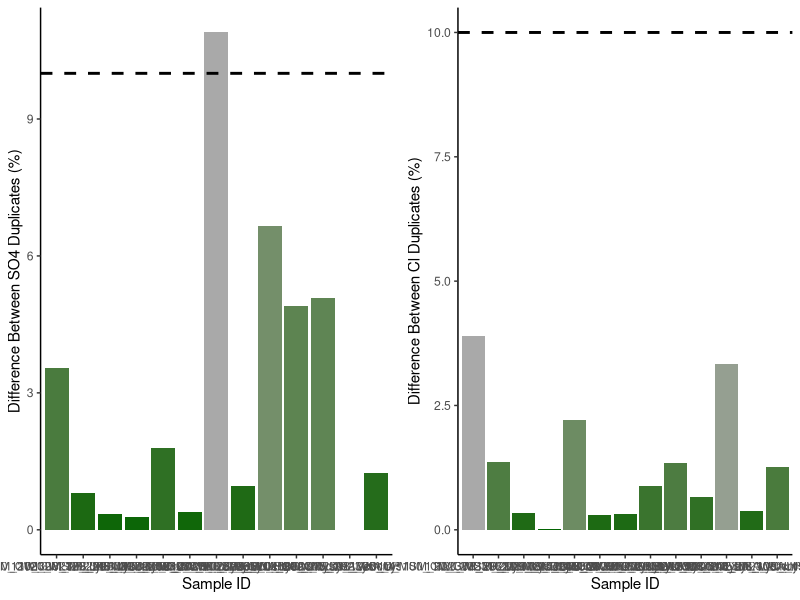
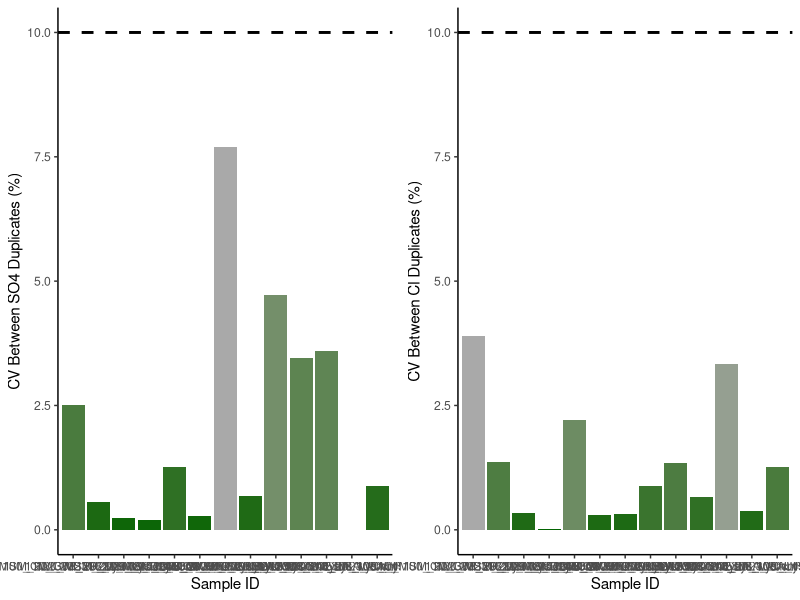
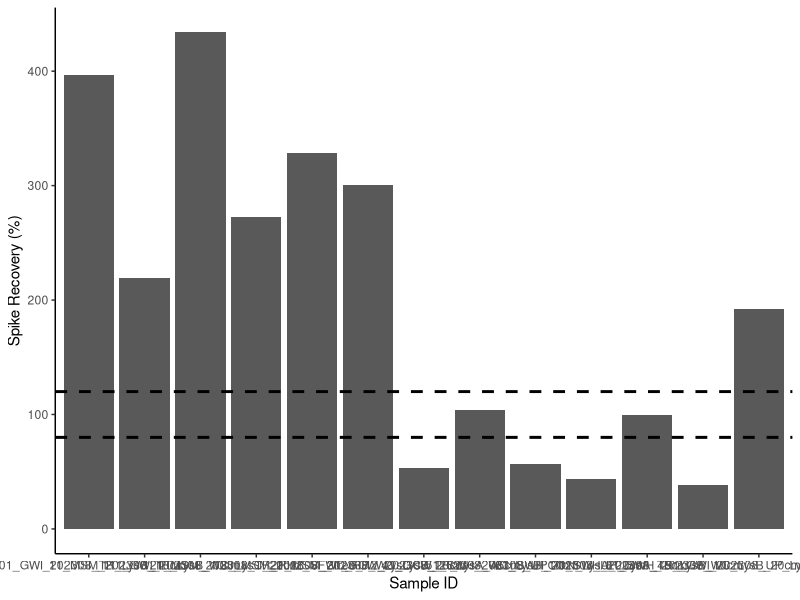

Reproduce these figures in R, in order. (Note: this script raises an error after producing the figures.)
## ---- chunk 1
knitr::opts_chunk$set(echo = TRUE)

## Load data.table package
library(data.table)
library(ggplot2)
library(dplyr)
library(data.table)
library(matrixStats)
library(gridExtra)
library(ggpubr)
library(grid)
library(stringr)
## ---- chunk 2
# SULFATE DATA: 

## Read in raw data file from Dionex - copied and saved as a txt
Sdat <- read.table("Raw Data/COMPASS_Synoptic_CB_MonMon_202308_SO4.txt",sep='\t' , header=T, skip=3)
head(Sdat)

## Only keep the columns that we need 
Sdat <- Sdat[ ,c(2,5)] # dont need this here 
head(Sdat)

## Name the columns correctly 
colnames(Sdat) <- c( "Sample_ID", "SO4_ppm")
Sdat$Sample_ID <- as.factor(Sdat$Sample_ID)
Sdat$SO4_ppm <- as.numeric(Sdat$SO4_ppm)
Sdat <- as.data.frame(Sdat)
head(Sdat)

#Chloride data 
## Read in raw data file from Dionex - copied and saved as a txt
Cldat <- read.table("Raw Data/COMPASS_Synoptic_CB_MonMon_202308_Cl.txt",sep='\t' , header=T, skip=3)
head(Cldat)

## Only keep the columns that we need 
Cldat <- Cldat[ ,c(2,5)]
head(Cldat)

## Name the columns correctly 
colnames(Cldat) <- c( "Sample_ID", "Cl_ppm")
Cldat$Sample_ID <- as.factor(Cldat$Sample_ID)
Cldat$Cl_ppm <- as.numeric(Cldat$Cl_ppm)
Cldat <- as.data.frame(Cldat)
head(Cldat) 


## Bring the data back together: 
all_dat <- merge(Sdat, Cldat, by="Sample_ID")
head(all_dat)

## Remove empty lines 
all_dat <- all_dat[!(is.na(all_dat$Sample_ID) | all_dat$Sample_ID==""), ]
head(all_dat)

all_dat <- droplevels(all_dat[!all_dat$Sample_ID == 'Lab Blank',])

## If there is an n.a. in the dataframe that is because there was no peak, which 
# would mean there was no Cl or SO4 and we want to know that so make all n.a.'s into zeros
all_dat[is.na(all_dat)] <- 0
head(all_dat)

## ---- chunk 3
stds <- all_dat[grepl("Standard", all_dat$Sample_ID),]
#stds <- stds[-c(17),]   #this is if you need to remove one for any reason
head(stds)

stds_chk_S <- stds %>%
	group_by(Sample_ID) %>%
	summarise(mean = mean(SO4_ppm), sd = sd(SO4_ppm))
stds_chk_S$cv <- (stds_chk_S$sd/stds_chk_S$mean)*100
stds_chk_S$flag <-  ifelse(stds_chk_S$cv <5, 'YES', 'NO, rerun')
head(stds_chk_S)

stds_chk_Cl <- stds %>%
	group_by(Sample_ID) %>%
	summarise(mean = mean(Cl_ppm), sd = sd(Cl_ppm))
stds_chk_Cl$cv <- (stds_chk_Cl$sd/stds_chk_Cl$mean)*100
stds_chk_Cl$flag <-  ifelse(stds_chk_Cl$cv <5, 'YES', 'NO, rerun')
head(stds_chk_Cl)

## ---- chunk 4
#remove standards from sample dataframe
sampledat <- all_dat[!grepl("Standard", all_dat$Sample_ID),]
head(sampledat)

# Constants needed for calculations: 
clmw <- 35.45     #molecular weight of Chloride: 35.45 
smw <- 32.06      #molecular weight of sulfur: 32.06


# Convert ppm to mmol/L
sampledat$SO4_mM <- (sampledat$SO4_ppm / smw)
sampledat$Cl_mM <- (sampledat$Cl_ppm / clmw)


# Calculate Salinity 
# calculated using the Knudsen equation 
# Salinity = 0.03 + 1.8050 * Chlorinity
# Ref: A Practical Handbook of Seawater Analysis by Strickland & Parsons (P. 11)
# =((1.807*Cl_ppm)+0.026)/1000
sampledat$salinity <- ((1.8070 * sampledat$Cl_ppm) + 0.026) / 1000


head(sampledat)
## ---- chunk 5
#Show me the data that we have from the calculations 
head(sampledat)

#pull out any rows that have "dup" in the SampleID column
dups <- sampledat %>%  
  filter(str_detect(Sample_ID, "dup"))      #have to change this to match data
head(dups)

#remove these from sample dataframe in a new dataframe
sampledat2 <- sampledat %>%  
  filter(!str_detect(Sample_ID, "dup")) %>%  
  filter(!str_detect(Sample_ID, "spk")) 
head(sampledat2)

#remove the dup from these IDs so we will have duplicate sample names
dups$Sample_ID<-gsub("_dup","",as.character(dups$Sample_ID))
dups <- dups[ ,-c(2,3)]
colnames(dups) <- c('Sample_ID', 'SO4_mM_dup', "Cl_mM_dup", "salinity_dup")
head(dups)

#put it back together with the old data set and look for duplicates 
QAdups <- merge(sampledat2, dups)
head(QAdups)

QAdups$SO4_dups_chk <- ((abs(QAdups$SO4_mM-QAdups$SO4_mM_dup))/((QAdups$SO4_mM+QAdups$SO4_mM_dup)/2))*100
QAdups$SO4_dups_flag <-  ifelse(QAdups$SO4_dups_chk <10, 'YES', 'NO, rerun')

QAdups$Cl_dups_chk <- ((abs(QAdups$Cl_mM-QAdups$Cl_mM_dup))/((QAdups$Cl_mM+QAdups$Cl_mM_dup)/2))*100
QAdups$Cl_dups_flag <-  ifelse(QAdups$Cl_dups_chk <10, 'YES', 'NO, rerun')

head(QAdups)

#plot dups output as a bar graph to easily check - want any over 10% to be red need to work on this 
Sdupsbar <- ggplot(data = QAdups, aes(x = Sample_ID, y = SO4_dups_chk, fill=SO4_dups_chk)) +
       geom_bar(stat = 'identity') + 
        scale_fill_gradient2(low='darkgreen', mid='darkgreen', high='darkgrey', space='Lab') + 
        theme_classic() + labs(x= "Sample ID", y="Difference Between SO4 Duplicates (%)") + 
        theme(legend.position="none") +  geom_hline(yintercept=10, linetype="dashed", 
                color = "black", size=1)


Cldupsbar <- ggplot(data = QAdups, aes(x = Sample_ID, y = Cl_dups_chk, fill=Cl_dups_chk)) +
       geom_bar(stat = 'identity') + 
        scale_fill_gradient2(low='darkgreen', mid='darkgreen', high='darkgrey', space='Lab') + 
        theme_classic() + labs(x= "Sample ID", y="Difference Between Cl Duplicates (%)") + 
        theme(legend.position="none") +  geom_hline(yintercept=10, linetype="dashed", 
                color = "black", size=1)

ggarrange(Sdupsbar, Cldupsbar,ncol=2, nrow=1)

#check for percent of no, reruns to see if it  would warrant reruns 
Perc_dups <- QAdups %>% 
  group_by(SO4_dups_flag) %>%
  summarise(S_no_rows = length(SO4_dups_flag)) 
Perc_dups1 <- QAdups %>% 
  group_by(Cl_dups_flag) %>%
  summarise(Cl_no_rows = length(Cl_dups_flag))
colnames(Perc_dups) <- c("Flag", "S_no_rows")
colnames(Perc_dups1) <- c("Flag", "Cl_no_rows")
Perc_dups2 <- cbind(Perc_dups, Perc_dups1)

Perc_dups2$Total <- length(QAdups$SO4_dups_flag)
Perc_dups2$S_Percent <- (Perc_dups2$S_no_rows / Perc_dups2$Total)*100
Perc_dups2$Cl_Percent <- (Perc_dups2$Cl_no_rows / Perc_dups2$Total)*100
head(Perc_dups2)


## ---- chunk 6
#the cv 
# calculate the sd bewteen the two duplicates then divide by the mean and multiply by 100 

df2 <- as.data.frame(QAdups$SO4_mM)
df2$dups <- QAdups$SO4_mM_dup

df2$sds <- apply(df2,1,sd)

QAdups$SO4_dups_cv <- (df2$sds)/((QAdups$SO4_mM+QAdups$SO4_mM_dup)/2) * 100
QAdups$SO4_dups_cv_flag <-  ifelse(QAdups$SO4_dups_cv <11, 'YES', 'NO, rerun')

head(QAdups)

#plot dups output as a bar graph to easily check - want any over 10% to be red need to work on this 
Sdupsbar <- ggplot(data = QAdups, aes(x = Sample_ID, y = SO4_dups_cv, fill=SO4_dups_chk)) +
       geom_bar(stat = 'identity') + 
        scale_fill_gradient2(low='darkgreen', mid='darkgreen', high='darkgrey', space='Lab') + 
        theme_classic() + labs(x= "Sample ID", y="CV Between SO4 Duplicates (%)") + 
        theme(legend.position="none") +  geom_hline(yintercept=10, linetype="dashed", 
                color = "black", size=1)


Cldupsbar <- ggplot(data = QAdups, aes(x = Sample_ID, y = Cl_dups_chk, fill=Cl_dups_chk)) +
       geom_bar(stat = 'identity') + 
        scale_fill_gradient2(low='darkgreen', mid='darkgreen', high='darkgrey', space='Lab') + 
        theme_classic() + labs(x= "Sample ID", y="CV Between Cl Duplicates (%)") + 
        theme(legend.position="none") +  geom_hline(yintercept=10, linetype="dashed", 
                color = "black", size=1)

ggarrange(Sdupsbar, Cldupsbar,ncol=2, nrow=1)

#check for percent of no, reruns to see if it  would warrant reruns 
Perc_dups <- QAdups %>% 
  group_by(SO4_dups_flag) %>%
  summarise(S_no_rows = length(SO4_dups_flag)) 
Perc_dups1 <- QAdups %>% 
  group_by(Cl_dups_flag) %>%
  summarise(Cl_no_rows = length(Cl_dups_flag))
colnames(Perc_dups) <- c("Flag", "S_no_rows")
colnames(Perc_dups1) <- c("Flag", "Cl_no_rows")
Perc_dups2 <- cbind(Perc_dups, Perc_dups1)

Perc_dups2$Total <- length(QAdups$SO4_dups_flag)
Perc_dups2$S_Percent <- (Perc_dups2$S_no_rows / Perc_dups2$Total)*100
Perc_dups2$Cl_Percent <- (Perc_dups2$Cl_no_rows / Perc_dups2$Total)*100
head(Perc_dups2)


## ---- chunk 7
#Show me the data that we have from the calculations 
head(sampledat)

#pull out any rows that have "spk" in the SampleID column
spks <- sampledat %>%  
  filter(str_detect(Sample_ID, "spk"))      #have to change this to match data
head(spks)

#remove the dup from these IDs so we will have duplicate sample names
spks$Sample_ID<-gsub("_spk","",as.character(spks$Sample_ID))
spks <- spks[ ,-c(2,3, 5,6)]
colnames(spks) <- c('Sample_ID', 'SO4_mM_spk')
head(spks)

#put it back together with the old data set and look for duplicates 
QAspks <- merge(sampledat, spks)
head(QAspks)

#now we need to calculate the spike concentration and calculate the spike recovery
spkconc <- (250/smw)    # in mM
spkvol <- 10             # in uL
spkvol <- spkvol/1000000 
#spike for these samples was 10uL of the 250mM standard
QAspks$SO4_spk_Conc <- (spkconc)*spkvol         # mmoles of SO4 
head(QAspks)

#need to determine dilution factors and initial amount of sample added
#if your samples are all the same dilution just use the first line 
#for Steph / COMPASS this depends on the site so... 
QAspks$Dilution <- 1
QAspks$Dilution <-  ifelse(str_detect(QAspks$Sample_ID, "MSM_202306_UP"), 50, QAspks$Dilution)
QAspks$Dilution <-  ifelse(str_detect(QAspks$Sample_ID, "MSM_202306_TR"), 50, QAspks$Dilution)
QAspks$Dilution <-  ifelse(str_detect(QAspks$Sample_ID, "MSM_202306_WC"), 100, QAspks$Dilution)
QAspks$Dilution <-  ifelse(str_detect(QAspks$Sample_ID, "GCrew_202306_UP"), 50, QAspks$Dilution)
QAspks$Dilution <-  ifelse(str_detect(QAspks$Sample_ID, "GCrew_202306_TR"), 50, QAspks$Dilution)
QAspks$Dilution <-  ifelse(str_detect(QAspks$Sample_ID, "GCrew_202306_WC"), 100, QAspks$Dilution)
QAspks$Dilution <-  ifelse(str_detect(QAspks$Sample_ID, "GWI_202306_UP"), 100, QAspks$Dilution)
QAspks$Dilution <-  ifelse(str_detect(QAspks$Sample_ID, "GWI_202306_TR"), 100, QAspks$Dilution)
QAspks$Dilution <-  ifelse(str_detect(QAspks$Sample_ID, "GWI_202306_WC"), 200, QAspks$Dilution)
QAspks$Dilution <-  ifelse(str_detect(QAspks$Sample_ID, "SWH_202306_UP"), 50, QAspks$Dilution)
QAspks$Dilution <-  ifelse(str_detect(QAspks$Sample_ID, "SWH_202306_TR"), 50, QAspks$Dilution)
QAspks$Dilution <-  ifelse(str_detect(QAspks$Sample_ID, "SWH_202306_WC"), 50, QAspks$Dilution)

#Set Sample volumes in uL 
QAspks$SampleVol <- 1
QAspks$SampleVol <-  ifelse(str_detect(QAspks$Sample_ID, "MSM_202306_UP"), 1501, QAspks$SampleVol)
QAspks$SampleVol <-  ifelse(str_detect(QAspks$Sample_ID, "MSM_202306_TR"), 1501, QAspks$SampleVol)
QAspks$SampleVol <-  ifelse(str_detect(QAspks$Sample_ID, "MSM_202306_WC"), 1475, QAspks$SampleVol)
QAspks$SampleVol <-  ifelse(str_detect(QAspks$Sample_ID, "GCrew_202306_UP"), 1501, QAspks$SampleVol)
QAspks$SampleVol <-  ifelse(str_detect(QAspks$Sample_ID, "GCrew_202306_TR"), 1501, QAspks$SampleVol)
QAspks$SampleVol <-  ifelse(str_detect(QAspks$Sample_ID, "GCrew_202306_WC"), 1475, QAspks$SampleVol)
QAspks$SampleVol <-  ifelse(str_detect(QAspks$Sample_ID, "GWI_202306_UP"), 1475, QAspks$SampleVol)
QAspks$SampleVol <-  ifelse(str_detect(QAspks$Sample_ID, "GWI_202306_TR"), 1475, QAspks$SampleVol)
QAspks$SampleVol <-  ifelse(str_detect(QAspks$Sample_ID, "GWI_202306_WC"), 1462, QAspks$SampleVol)
QAspks$SampleVol <-  ifelse(str_detect(QAspks$Sample_ID, "SWH_202306_UP"), 1501, QAspks$SampleVol)
QAspks$SampleVol <-  ifelse(str_detect(QAspks$Sample_ID, "SWH_202306_TR"), 1501, QAspks$SampleVol)
QAspks$SampleVol <-  ifelse(str_detect(QAspks$Sample_ID, "SWH_202306_WC"), 1501, QAspks$SampleVol)

#change sample volume to L 
QAspks$SampleVol <- QAspks$SampleVol/1000000
head(QAspks)

#gives us the total SO4 in the sample in mmoles
QAspks$SO4_Total_unspkd <- (QAspks$SO4_mM/QAspks$Dilution)*(QAspks$SampleVol) 

##total SO4 in spiked sample in mmoles
QAspks$SO4_Total_spkd <- (QAspks$SO4_mM_spk/QAspks$Dilution)*(QAspks$SampleVol+spkvol) 

QAspks$SO4_expctd_spkd <-  (QAspks$SO4_Total_unspkd + QAspks$SO4_spk_Conc)
QAspks$spk_recovery <-    (QAspks$SO4_Total_spkd/QAspks$SO4_expctd_spkd)*100
QAspks$SO4_spks_flag <-  ifelse(QAspks$spk_recovery <=120 & QAspks$spk_recovery >=80 , 'YES', 'NO, rerun')  #fix 

head(QAspks)

#plot spk recoveries output as a bar graph to easily check - want any over 10% to be red need to work on this 
spksbar <- ggplot(data = QAspks, aes(x = Sample_ID, y = spk_recovery)) +
        geom_bar(stat = 'identity') + 
        scale_fill_manual(values=c("lightblue4")) + 
        theme_classic() + labs(x= "Sample ID", y="Spike Recovery (%)") + 
        theme(legend.position="none") +  
        geom_hline(yintercept=80, linetype="dashed", color = "black", size=1) + 
        geom_hline(yintercept=120, linetype="dashed", color = "black", size=1)

spksbar



#check for percent of no, reruns to see if it  would warrant reruns 
Perc_spks <- QAspks %>% 
  group_by(SO4_spks_flag) %>%
  summarise(no_rows = length(SO4_spks_flag)) 
Perc_spks$Total <- length(QAspks$SO4_spks_flag)
Perc_spks$Percent <- (Perc_spks$no_rows / Perc_spks$Total)*100
head(Perc_spks)

## ---- chunk 8
#for steph <- pull out identifiers of the sample names 
#pull the sample ID and separate it by the underscores 
IDs <- data.frame(do.call('rbind', strsplit(as.character(sampledat2$Sample_ID),'_',fixed=TRUE)))
colnames(IDs) <- c("Analysis_No" ,"Site", "Date", "Zone", "Replicate", "Depth", "RHZ", "RHZ_Rep")
head(IDs)

#rejoin them to the dataframe
alldat <- cbind(IDs, sampledat2)
head(alldat)

## ---- chunk 9

write.csv(alldat, file="Processed Data/COMPASS_SynopticCB_PW_Processed_Cl_SO4_202308.csv")           #Change file name
